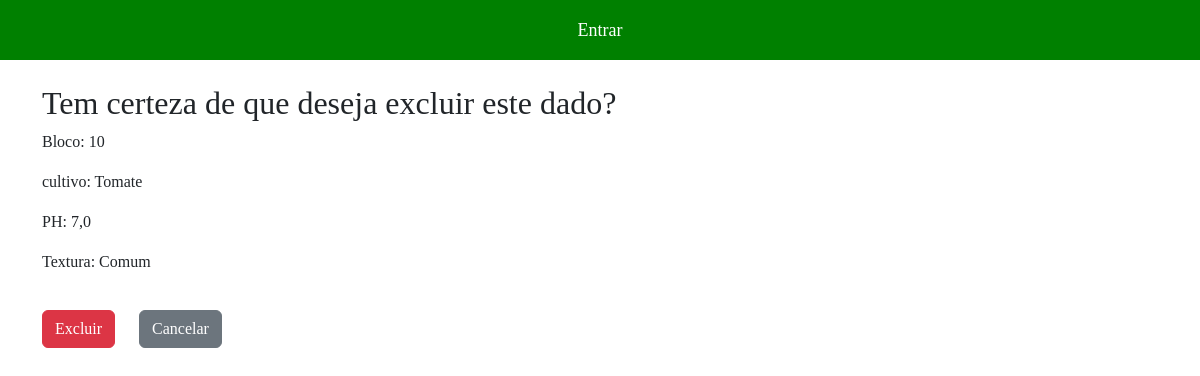
The app's page /excluir_dados/3/ with its own data.
### app_fazenda/models.py (models this page shows)
class Dados(models.Model):
    id = models.AutoField(primary_key=True)
    bloco = models.IntegerField()
    cultivo = models.TextField(max_length=255)
    ph = models.FloatField()
    umidade = models.FloatField()
    textura = models.TextField(max_length=255)
    data = models.DateField(auto_now_add=True)
    usuario = models.ForeignKey(get_user_model(), on_delete=models.CASCADE)

### app_fazenda/views.py (the view)
# urls.py: path('excluir_dados/<int:pk>/', views.DadosDeleteView.as_view(), name='excluir_dados'),
class DadosDeleteView(DeleteView):
    model = Dados
    template_name = 'dados/excluir.html'
    success_url = reverse_lazy('listagem_dados')

### app_fazenda/templates/dados/excluir.html (shortened to what this page needs)
{% extends 'base.html' %}
{% block content %}
  <h2>Tem certeza de que deseja excluir este dado?</h2>
  <p>Bloco: {{ object.bloco }}</p>
  <p>cultivo: {{ object.cultivo }}</p>
  <p>PH: {{ object.ph }}</p>
  <p>Textura: {{ object.textura }}</p>
  <form method="POST">
    <button type="submit" class="btn btn-danger">Excluir</button>
    <a href="{% url 'listagem_dados' %}" class="btn btn-secondary">Cancelar</a>
  </form>
{% endblock %}

### static/css/styles_cadastro.css (style rules this page uses)
* { padding: 0; margin: 0; }
body, html { height: 100%; margin: 0; display: flex; flex-direction: column; font-family: 'Arvo', serif; }
a { text-decoration: none; margin: 20px; color: white; font-size: 18px; }

### records on screen
Dados: bloco "10", cultivo "Tomate", ph "7,0", textura "Comum"
